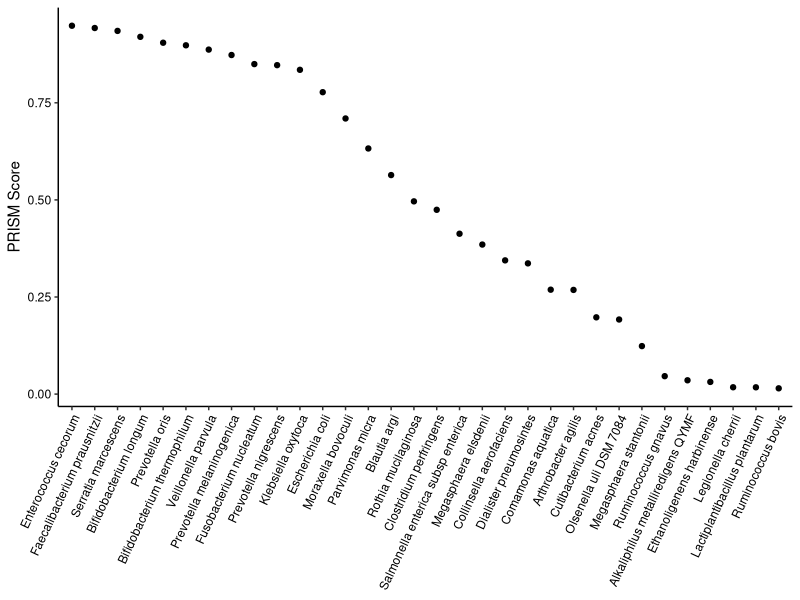

The R source for this figure:
## ---- chunk 1
knitr::opts_chunk$set(echo = T, eval = T, message = F, warning = F)
## ---- chunk 2
library(tidyverse)

res = read.csv('./test data/D18-results.csv') 
head(res)

ggplot(res %>% subset(rank == 's') %>% distinct(tax_name, pred), aes(x=reorder(tax_name, -pred),y=pred)) + 
  geom_point() + 
  theme_classic() + 
  ylab('PRISM Score') + 
  theme(axis.text.x = element_text(angle = 65, hjust=1),
        axis.text = element_text(color = 'black'), 
        axis.title.x = element_blank())
## ---- chunk 3
res %>% 
  subset(rank == 's' & qcovs > 0.8 & pred > 0.2) %>% 
  group_by(tax_name, staxids, pred) %>% 
  summarize(n = n(), .groups = 'drop') %>%
  subset(n > 100) 
## ---- chunk 4
table(subset(res, product != '')$product) %>% sort() 
